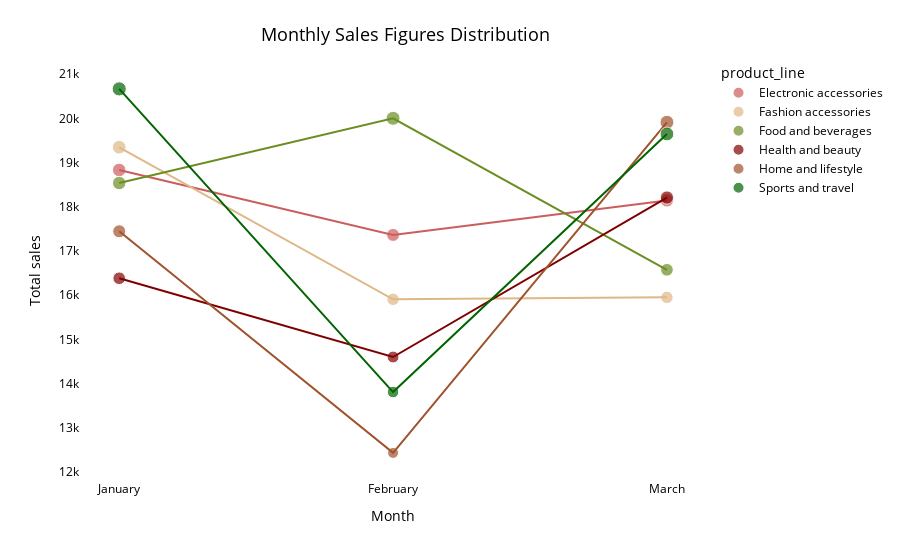

Here is the notebook cell this chart was saved with:
### Code cell
fig22= px.scatter(marketseason_short, x="month_int", y="total", color= "product_line",
                  color_discrete_sequence=rgb4, size='total',size_max=10,
                  trendline='lowess',hover_name='product_line')
fig22.update_layout(title={'text': 'Monthly Sales Figures Distribution',
                    'font': {'color': 'black', 'size': 18}},
                   plot_bgcolor='rgba(0,0,0,0)', paper_bgcolor='rgba(0,0,0,0)', xaxis_title='Month', 
                    yaxis_title='Total sales', font_color='black', title_x=0.45, title_y=0.95)
month_map = { 1: "January", 2: "February", 3: "March"}
fig22.update_xaxes(
    tickmode='array',
    tickvals=[1, 2, 3],
    ticktext=["January", "February", "March"])
fig22.show()

### Figure 1 — Plotly figure (JSON) as saved in the notebook; plotly's stock layout.template omitted (floating-point values rounded to 4 significant figures)
{"data": [{"hovertemplate": "<b>%{hovertext}</b><br><br>product_line=Electronic accessories<br>month_int=%{x}<br>total=%{marker.size}<extra></extra>", "hovertext": ["Electronic accessories", "Electronic accessories", "Electronic accessories"], "legendgroup": "Electronic accessories", "marker": {"color": "indianred", "size": [18830.0, 17360.0, 18140.0], "sizemode": "area", "sizeref": 206.6, "symbol": "circle"}, "mode": "markers", "name": "Electronic accessories", "orientation": "v", "showlegend": true, "type": "scatter", "x": [1, 2, 3], "xaxis": "x", "y": [18830.0, 17360.0, 18140.0], "yaxis": "y"}, {"hovertemplate": "<b>LOWESS trendline</b><br><br>product_line=Electronic accessories<br>month_int=%{x}<br>total=%{y} <b>(trend)</b><extra></extra>", "legendgroup": "Electronic accessories", "marker": {"color": "indianred", "symbol": "circle"}, "mode": "lines", "name": "Electronic accessories", "showlegend": false, "type": "scatter", "x": [1, 2, 3], "xaxis": "x", "y": [18830.0, 17360.0, 18140.0], "yaxis": "y"}, {"hovertemplate": "<b>%{hovertext}</b><br><br>product_line=Fashion accessories<br>month_int=%{x}<br>total=%{marker.size}<extra></extra>", "hovertext": ["Fashion accessories", "Fashion accessories", "Fashion accessories"], "legendgroup": "Fashion accessories", "marker": {"color": "burlywood", "size": [19350.0, 15910.0, 15950.0], "sizemode": "area", "sizeref": 206.6, "symbol": "circle"}, "mode": "markers", "name": "Fashion accessories", "orientation": "v", "showlegend": true, "type": "scatter", "x": [1, 2, 3], "xaxis": "x", "y": [19350.0, 15910.0, 15950.0], "yaxis": "y"}, {"hovertemplate": "<b>LOWESS trendline</b><br><br>product_line=Fashion accessories<br>month_int=%{x}<br>total=%{y} <b>(trend)</b><extra></extra>", "legendgroup": "Fashion accessories", "marker": {"color": "burlywood", "symbol": "circle"}, "mode": "lines", "name": "Fashion accessories", "showlegend": false, "type": "scatter", "x": [1, 2, 3], "xaxis": "x", "y": [19350.0, 15910.0, 15950.0], "yaxis": "y"}, {"hovertemplate": "<b>%{hovertext}</b><br><br>product_line=Food and beverages<br>month_int=%{x}<br>total=%{marker.size}<extra></extra>", "hovertext": ["Food and beverages", "Food and beverages", "Food and beverages"], "legendgroup": "Food and beverages", "marker": {"color": "olivedrab", "size": [18540.0, 20000.0, 16570.0], "sizemode": "area", "sizeref": 206.6, "symbol": "circle"}, "mode": "markers", "name": "Food and beverages", "orientation": "v", "showlegend": true, "type": "scatter", "x": [1, 2, 3], "xaxis": "x", "y": [18540.0, 20000.0, 16570.0], "yaxis": "y"}, {"hovertemplate": "<b>LOWESS trendline</b><br><br>product_line=Food and beverages<br>month_int=%{x}<br>total=%{y} <b>(trend)</b><extra></extra>", "legendgroup": "Food and beverages", "marker": {"color": "olivedrab", "symbol": "circle"}, "mode": "lines", "name": "Food and beverages", "showlegend": false, "type": "scatter", "x": [1, 2, 3], "xaxis": "x", "y": [18540.0, 20000.0, 16570.0], "yaxis": "y"}, {"hovertemplate": "<b>%{hovertext}</b><br><br>product_line=Health and beauty<br>month_int=%{x}<br>total=%{marker.size}<extra></extra>", "hovertext": ["Health and beauty", "Health and beauty", "Health and beauty"], "legendgroup": "Health and beauty", "marker": {"color": "maroon", "size": [16380.0, 14600.0, 18210.0], "sizemode": "area", "sizeref": 206.6, "symbol": "circle"}, "mode": "markers", "name": "Health and beauty", "orientation": "v", "showlegend": true, "type": "scatter", "x": [1, 2, 3], "xaxis": "x", "y": [16380.0, 14600.0, 18210.0], "yaxis": "y"}, {"hovertemplate": "<b>LOWESS trendline</b><br><br>product_line=Health and beauty<br>month_int=%{x}<br>total=%{y} <b>(trend)</b><extra></extra>", "legendgroup": "Health and beauty", "marker": {"color": "maroon", "symbol": "circle"}, "mode": "lines", "name": "Health and beauty", "showlegend": false, "type": "scatter", "x": [1, 2, 3], "xaxis": "x", "y": [16380.0, 14600.0, 18210.0], "yaxis": "y"}, {"hovertemplate": "<b>%{hovertext}</b><br><br>product_line=Home and lifestyle<br>month_int=%{x}<br>total=%{marker.size}<extra></extra>", "hovertext": ["Home and lifestyle", "Home and lifestyle", "Home and lifestyle"], "legendgroup": "Home and lifestyle", "marker": {"color": "sienna", "size": [17450.0, 12430.0, 19910.0], "sizemode": "area", "sizeref": 206.6, "symbol": "circle"}, "mode": "markers", "name": "Home and lifestyle", "orientation": "v", "showlegend": true, "type": "scatter", "x": [1, 2, 3], "xaxis": "x", "y": [17450.0, 12430.0, 19910.0], "yaxis": "y"}, {"hovertemplate": "<b>LOWESS trendline</b><br><br>product_line=Home and lifestyle<br>month_int=%{x}<br>total=%{y} <b>(trend)</b><extra></extra>", "legendgroup": "Home and lifestyle", "marker": {"color": "sienna", "symbol": "circle"}, "mode": "lines", "name": "Home and lifestyle", "showlegend": false, "type": "scatter", "x": [1, 2, 3], "xaxis": "x", "y": [17450.0, 12430.0, 19910.0], "yaxis": "y"}, {"hovertemplate": "<b>%{hovertext}</b><br><br>product_line=Sports and travel<br>month_int=%{x}<br>total=%{marker.size}<extra></extra>", "hovertext": ["Sports and travel", "Sports and travel", "Sports and travel"], "legendgroup": "Sports and travel", "marker": {"color": "darkgreen", "size": [20660.0, 13810.0, 19650.0], "sizemode": "area", "sizeref": 206.6, "symbol": "circle"}, "mode": "markers", "name": "Sports and travel", "orientation": "v", "showlegend": true, "type": "scatter", "x": [1, 2, 3], "xaxis": "x", "y": [20660.0, 13810.0, 19650.0], "yaxis": "y"}, {"hovertemplate": "<b>LOWESS trendline</b><br><br>product_line=Sports and travel<br>month_int=%{x}<br>total=%{y} <b>(trend)</b><extra></extra>", "legendgroup": "Sports and travel", "marker": {"color": "darkgreen", "symbol": "circle"}, "mode": "lines", "name": "Sports and travel", "showlegend": false, "type": "scatter", "x": [1, 2, 3], "xaxis": "x", "y": [20660.0, 13810.0, 19650.0], "yaxis": "y"}], "layout": {"font": {"color": "black"}, "legend": {"itemsizing": "constant", "title": {"text": "product_line"}, "tracegroupgap": 0}, "margin": {"t": 60}, "paper_bgcolor": "rgba(0,0,0,0)", "plot_bgcolor": "rgba(0,0,0,0)", "title": {"font": {"color": "black", "size": 18}, "text": "Monthly Sales Figures Distribution", "x": 0.45, "y": 0.95}, "xaxis": {"anchor": "y", "domain": [0, 1], "tickmode": "array", "ticktext": ["January", "February", "March"], "tickvals": [1, 2, 3], "title": {"text": "Month"}}, "yaxis": {"anchor": "x", "domain": [0, 1], "title": {"text": "Total sales"}}}}
